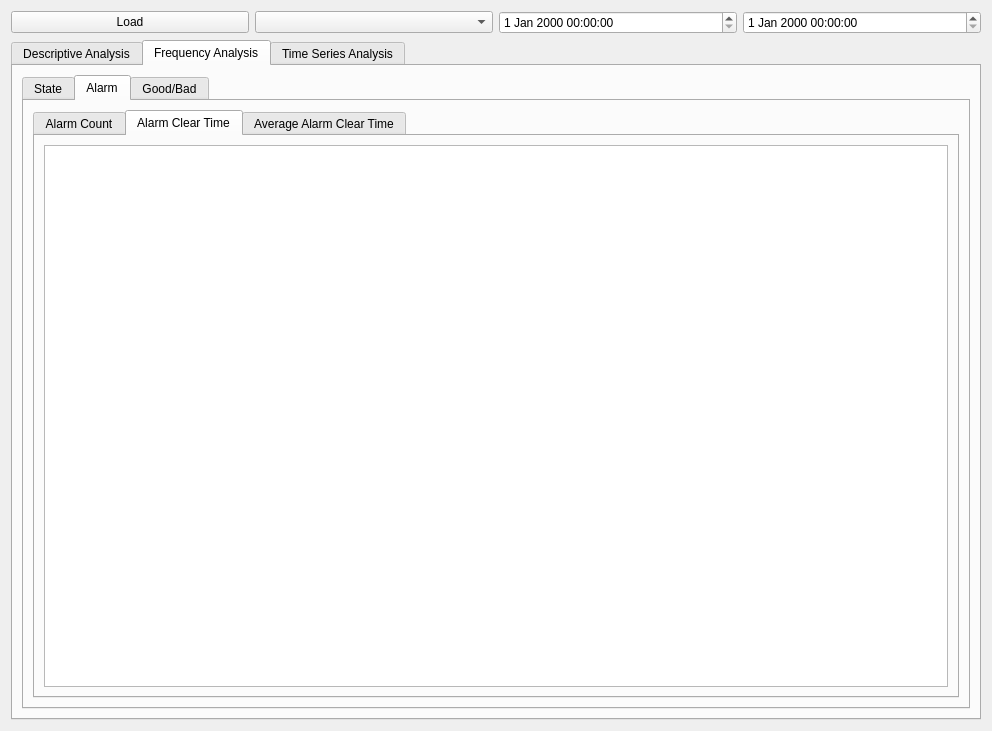
<?xml version="1.0" encoding="UTF-8"?>
<ui version="4.0">
 <class>AnalyticsView</class>
 <widget class="QWidget" name="AnalyticsView">
  <property name="geometry">
   <rect>
    <x>0</x>
    <y>0</y>
    <width>992</width>
    <height>731</height>
   </rect>
  </property>
  <property name="windowTitle">
   <string>Form</string>
  </property>
  <layout class="QHBoxLayout" name="horizontalLayout_2">
   <item>
    <layout class="QVBoxLayout" name="verticalLayout">
     <item>
      <layout class="QHBoxLayout" name="horizontalLayout">
       <item>
        <widget class="QPushButton" name="pbLoad">
         <property name="text">
          <string>Load</string>
         </property>
        </widget>
       </item>
       <item>
        <widget class="QComboBox" name="cmbMachine"/>
       </item>
       <item>
        <widget class="QDateTimeEdit" name="dteStartTime"/>
       </item>
       <item>
        <widget class="QDateTimeEdit" name="dteEndTime"/>
       </item>
      </layout>
     </item>
     <item>
      <widget class="QTabWidget" name="tabWidget">
       <property name="currentIndex">
        <number>1</number>
       </property>
       <widget class="QWidget" name="DescriptiveAnalysis">
        <property name="sizePolicy">
         <sizepolicy hsizetype="Expanding" vsizetype="Expanding">
          <horstretch>0</horstretch>
          <verstretch>0</verstretch>
         </sizepolicy>
        </property>
        <property name="maximumSize">
         <size>
          <width>16777215</width>
          <height>16777215</height>
         </size>
        </property>
        <attribute name="title">
         <string>Descriptive Analysis</string>
        </attribute>
        <layout class="QVBoxLayout" name="verticalLayout_2">
         <item>
          <widget class="QTableView" name="tblvMachineProd"/>
         </item>
         <item>
          <widget class="QTableView" name="tblvMachineSpeed"/>
         </item>
        </layout>
       </widget>
       <widget class="QWidget" name="FrequencyAnalysis">
        <attribute name="title">
         <string>Frequency Analysis</string>
        </attribute>
        <layout class="QHBoxLayout" name="horizontalLayout_14">
         <item>
          <widget class="QTabWidget" name="tab_frequency_main">
           <property name="currentIndex">
            <number>1</number>
           </property>
           <widget class="QWidget" name="tab_frequency_state">
            <attribute name="title">
             <string>State</string>
            </attribute>
            <layout class="QHBoxLayout" name="horizontalLayout_15">
             <item>
              <widget class="QTabWidget" name="qwdg_frequency_state">
               <property name="currentIndex">
                <number>2</number>
               </property>
               <widget class="QWidget" name="tab_frequency_state_total">
                <attribute name="title">
                 <string>Total_time</string>
                </attribute>
                <layout class="QHBoxLayout" name="horizontalLayout_18">
                 <item>
                  <widget class="QChartView" name="gfxview_statetime_machine"/>
                 </item>
                </layout>
               </widget>
               <widget class="QWidget" name="tab_frequency_state_avgspeed">
                <attribute name="title">
                 <string>Average_speed</string>
                </attribute>
                <layout class="QHBoxLayout" name="horizontalLayout_19">
                 <item>
                  <widget class="QChartView" name="gfxview_avgspeed_state_machine"/>
                 </item>
                </layout>
               </widget>
               <widget class="QWidget" name="tab_frequency_state_avgprod">
                <attribute name="title">
                 <string>Average_production</string>
                </attribute>
                <layout class="QHBoxLayout" name="horizontalLayout_20">
                 <item>
                  <widget class="QChartView" name="gfxview_avgprod_state_machine"/>
                 </item>
                </layout>
               </widget>
              </widget>
             </item>
            </layout>
           </widget>
           <widget class="QWidget" name="tab_frequency_alarm">
            <attribute name="title">
             <string>Alarm</string>
            </attribute>
            <layout class="QHBoxLayout" name="horizontalLayout_16">
             <item>
              <widget class="QTabWidget" name="qwdg_frequency_alarm">
               <property name="currentIndex">
                <number>1</number>
               </property>
               <widget class="QWidget" name="tab_frequency_alarm_count">
                <attribute name="title">
                 <string>Alarm Count</string>
                </attribute>
                <layout class="QHBoxLayout" name="horizontalLayout_22">
                 <item>
                  <widget class="QChartView" name="gfxview_alarm_count_machine"/>
                 </item>
                </layout>
               </widget>
               <widget class="QWidget" name="tab_frequency_alarm_cleartime">
                <attribute name="title">
                 <string>Alarm Clear Time</string>
                </attribute>
                <layout class="QHBoxLayout" name="horizontalLayout_23">
                 <item>
                  <widget class="QChartView" name="gfxview_alarm_cleartime"/>
                 </item>
                </layout>
               </widget>
               <widget class="QWidget" name="tab_frequency_alarm_avgcleartime">
                <attribute name="title">
                 <string>Average Alarm Clear Time</string>
                </attribute>
                <layout class="QHBoxLayout" name="horizontalLayout_21">
                 <item>
                  <widget class="QChartView" name="gfxview_avgclear"/>
                 </item>
                </layout>
               </widget>
              </widget>
             </item>
            </layout>
           </widget>
           <widget class="QWidget" name="tab_frequency_goodbad">
            <attribute name="title">
             <string>Good/Bad</string>
            </attribute>
            <layout class="QHBoxLayout" name="horizontalLayout_17">
             <item>
              <widget class="QTabWidget" name="qwdg_frequency_goodbad">
               <property name="currentIndex">
                <number>0</number>
               </property>
               <widget class="QWidget" name="tab_frequency_goodbad_bad">
                <attribute name="title">
                 <string>Good/Bad Production</string>
                </attribute>
                <layout class="QHBoxLayout" name="horizontalLayout_26">
                 <item>
                  <widget class="QChartView" name="gfxview_goodbadprod_machine"/>
                 </item>
                </layout>
               </widget>
              </widget>
             </item>
            </layout>
           </widget>
          </widget>
         </item>
        </layout>
       </widget>
       <widget class="QWidget" name="TimeSeriesAnalysis">
        <attribute name="title">
         <string>Time Series Analysis</string>
        </attribute>
        <layout class="QHBoxLayout" name="horizontalLayout_5">
         <item>
          <widget class="QTabWidget" name="tab_timeseriesanalysis_maintab">
           <property name="currentIndex">
            <number>0</number>
           </property>
           <widget class="QWidget" name="tab_timeseries_time">
            <attribute name="title">
             <string>Time</string>
            </attribute>
            <layout class="QHBoxLayout" name="horizontalLayout_7">
             <item>
              <widget class="QTabWidget" name="qwdg_timeseries_time">
               <property name="currentIndex">
                <number>0</number>
               </property>
               <widget class="QWidget" name="tab_avgspeed_time">
                <attribute name="title">
                 <string>Average Speed</string>
                </attribute>
                <layout class="QHBoxLayout" name="horizontalLayout_12">
                 <item>
                  <widget class="QChartView" name="gfxview_avgspeed_time"/>
                 </item>
                </layout>
               </widget>
               <widget class="QWidget" name="tab_avgprod_time">
                <attribute name="title">
                 <string>Average Prod</string>
                </attribute>
                <layout class="QHBoxLayout" name="horizontalLayout_8">
                 <item>
                  <widget class="QChartView" name="gfxview_avgprod_time"/>
                 </item>
                </layout>
               </widget>
              </widget>
             </item>
            </layout>
           </widget>
           <widget class="QWidget" name="tab_timeseries_hour">
            <attribute name="title">
             <string>Hour</string>
            </attribute>
            <layout class="QHBoxLayout" name="horizontalLayout_6">
             <item>
              <widget class="QTabWidget" name="qwdg_timeseries_hour">
               <property name="currentIndex">
                <number>3</number>
               </property>
               <widget class="QWidget" name="tab_avgspeed_hour">
                <attribute name="title">
                 <string>Average Speed</string>
                </attribute>
                <layout class="QHBoxLayout" name="horizontalLayout_13">
                 <item>
                  <widget class="QChartView" name="gfxview_avgspeed_hour"/>
                 </item>
                </layout>
               </widget>
               <widget class="QWidget" name="tab_avgprod_hour">
                <attribute name="title">
                 <string>Average Production</string>
                </attribute>
                <layout class="QHBoxLayout" name="horizontalLayout_27">
                 <item>
                  <widget class="QChartView" name="gfxview_avgprod_hour"/>
                 </item>
                </layout>
               </widget>
               <widget class="QWidget" name="tab_goodbadratio_hour">
                <attribute name="title">
                 <string>Good/Bad Ratio</string>
                </attribute>
                <layout class="QHBoxLayout" name="horizontalLayout_29">
                 <item>
                  <widget class="QChartView" name="gfxview_goodbadratio_hour"/>
                 </item>
                </layout>
               </widget>
               <widget class="QWidget" name="tab_uptime_hour">
                <attribute name="title">
                 <string>Uptime Percent</string>
                </attribute>
                <layout class="QHBoxLayout" name="horizontalLayout_30">
                 <item>
                  <widget class="QChartView" name="gfxview_uptime_hour"/>
                 </item>
                </layout>
               </widget>
              </widget>
             </item>
            </layout>
           </widget>
          </widget>
         </item>
        </layout>
       </widget>
      </widget>
     </item>
    </layout>
   </item>
  </layout>
 </widget>
 <customwidgets>
  <customwidget>
   <class>QChartView</class>
   <extends>QGraphicsView</extends>
   <header location="global">PyQt6.QtCharts</header>
  </customwidget>
 </customwidgets>
 <resources/>
 <connections/>
</ui>
